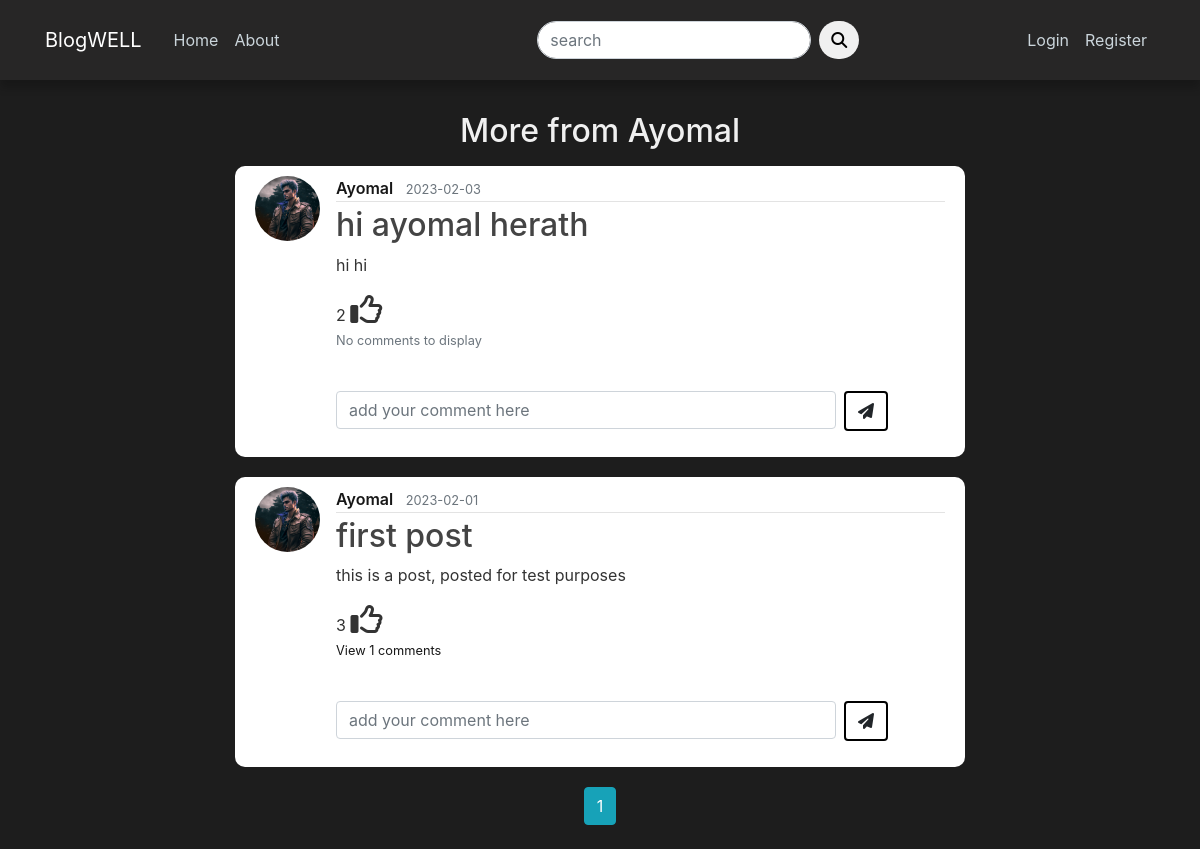
The page /user/Ayomal on the database as committed earlier.
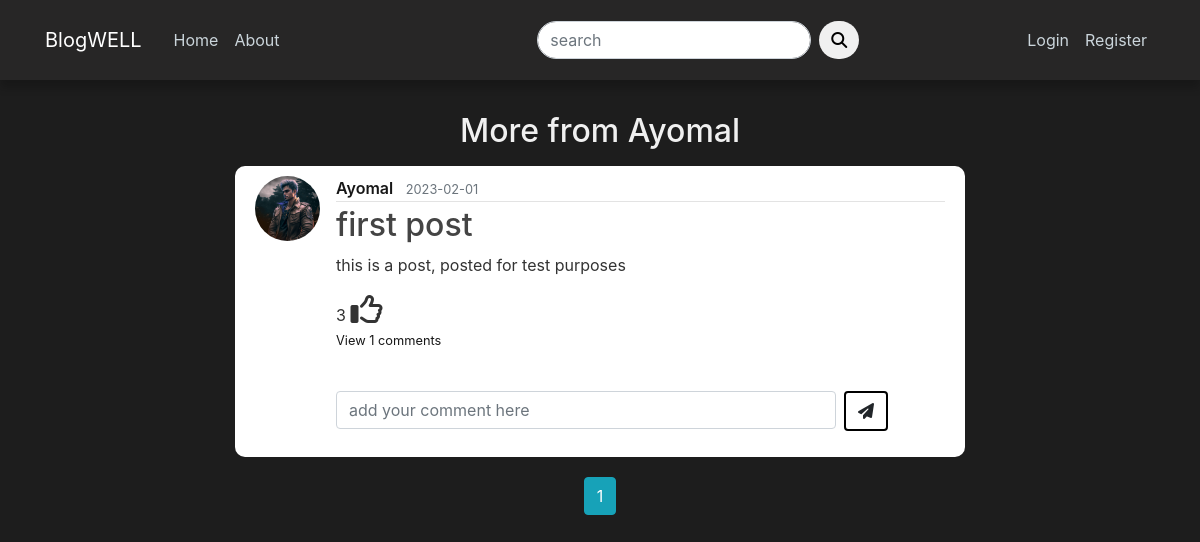
The same page on the database as committed later.
### blog/models.py (models this page shows, shortened)
class User(db.Model, UserMixin):
    id = db.Column(db.Integer, primary_key=True)
    username = db.Column(db.String(20), unique=True, nullable=False)
    email = db.Column(db.String(120), unique=True, nullable=False)
    image_file = db.Column(db.String(20), nullable=False, default='default.jpg')
    password = db.Column(db.String(60), nullable=False)
    posts = db.relationship('Post', backref='author', lazy=True, cascade="all, delete")
    comments = db.relationship('Comment', backref='author', lazy=True, cascade="all, delete")
    is_admin = db.Column(db.Boolean, default=False)
    likes = db.relationship('Like', backref='author', lazy=True, cascade="all, delete")
    reports = db.relationship('Reports', backref='author', lazy=True, cascade="all, delete")

class Post(db.Model):
    __table_args__ = (CheckConstraint('hate_percentage >= 0.0 and hate_percentage <= 1.0'),)
    id = db.Column(db.Integer, primary_key=True)
    title = db.Column(db.String(100), nullable=False)
    date_posted = db.Column(db.DateTime, nullable=False, default=datetime.utcnow)
    content = db.Column(db.Text, nullable=False)
    post_image = db.Column(db.String(200), nullable=True)
    user_id = db.Column(db.Integer, db.ForeignKey('user.id'), nullable=False)
    comments = db.relationship('Comment', backref='post', lazy=True, cascade="all, delete")
    likes = db.relationship('Like', backref='Post', lazy=True, cascade="all, delete")
    hate_percentage = db.Column(db.Float, nullable=False, server_default='0.0')
    reports = db.relationship('Reports', backref='Post', lazy=True, cascade="all, delete")

### blog/users/routes.py (the view)
@users.route("/user/<string:username>")
def user_posts(username):
    page = request.args.get('page', 1, type=int)
    user = User.query.filter_by(username=username).first_or_404()
    posts = Post.query.filter_by(author=user)\
        .order_by(Post.date_posted.desc())\
        .paginate(page=page, per_page=5)#pagination and post order
    return render_template('user_posts.html', posts=posts, user=user)

### blog/users/forms.py
class SearchForm(FlaskForm):
    searched = StringField('search', validators=[DataRequired()])
    submit = SubmitField('Submit')

### blog/users/routes.py (called while the page is built)
@app.context_processor
def home():
    form = SearchForm()
    return dict(form=form)

### blog/templates/user_posts.html (shortened to what this page needs)
{% extends "layout.html" %}
{% block content %}
    <h2 class="title mb-3" style="text-align: center;">More from {{user.username}}</h2>
    {% for post in posts.items %}
        <article class="media content-section">
            <img src="{{ url_for('static', filename='profile_pics/' + post.author.image_file)}}" class="rounded-circle article-img" alt="">
            <div class="media-body">
                <div class="article-metadata">
                    <a class="mr-2 uname" href="{{url_for('users.user_posts', username=post.author.username )}}">{{ post.author.username }}</a>
                    <small class="text-muted">{{ post.date_posted.strftime('%Y-%m-%d') }}</small>
                </div>
                <h2><a class="article-title" href="{{ url_for('posts.post', post_id=post.id)}}">{{ post.title }}</a></h2>
                {% if post.post_image %}
                    <div><p class="article-content">{{ post.content }}</p></div>
                    <div class="post-pic"><img src="{{url_for('static', filename = 'post_images/' + post.post_image)}}" alt="" height="auto" width="500px"></div>
                {% else %}
                    <div><p class="article-content">{{ post.content }}</p></div>
                {% endif %}
                <div>
                    <span id="likes-count-{{post.id}}">{{post.likes|length}}</span>
                    {% if current_user in post.likes|map(attribute="author")|list %}
                        <i class="fa-solid fa-thumbs-up fa-2x" id="likes-button-{{post.id}}" onclick="like({{post.id}})"></i></a>
                    {% else %}
                        <i class="fa-regular fa-thumbs-up fa-2x" id="likes-button-{{post.id}}" onclick="like({{post.id}})"></i></a>
                    {% endif %}
                </div>
                <p class="card-text">
                    {% if post.comments|length > 0 %}
                    <a data-toggle="collapse" href="#comments-{{post.id}}" role="button" aria-expanded="false">
                        <small>View {{post.comments|length }} comments</small>
                    </a>
                    {% else%}
                    <small class="text-muted">No comments to display</small>
                    {% endif %}
                </p>
                <br>
                <form action="/comment/{{post.id}}" class="input-group mb-3" method="POST">
                    <div class="mr-2">
                        <input type="text" name="text" id="text" class="form-control" placeholder="add your comment here" style="width: 500px;"/>
                    </div>
                    <div>
                        <button type="submit" class="btn btn-rounded" style="border: 2px solid black;"><i class="fa-solid fa-paper-plane"></i></button>
                    </div>
                </form>
            </div>
        </article>
    {% endfor %}
        <div class="pagi_btn text-center">
            {% for page_num in posts.iter_pages(left_edge=1, right_edge=1, left_current=1, right_current=2) %}
                {% if page_num %}
                    {% if posts.page == page_num %}
                        <a href="{{ url_for('users.user_posts', username=user.username, page=page_num )}}" class="btn btn-info mb-4">{{ page_num }}</a>
                    {% else %}
                        <a href="{{ url_for('users.user_posts', username=user.username, page=page_num )}}" class="btn btn-outline-info mb-4">{{ page_num }}</a>
                    {% endif %}
                {% endif %}
            {% endfor %}
        </div>
{% endblock content %}

### blog/templates/layout.html (shortened to what this page needs)
<!DOCTYPE html>
<html lang="en">
<head>
     <link rel="stylesheet" href="https://cdn.jsdelivr.net/npm/bootstrap@4.3.1/dist/css/bootstrap.min.css">
     <link rel="stylesheet" type="text/css" href="{{ url_for('static', filename='main.css') }}">
     <link rel="stylesheet" href="https://cdnjs.cloudflare.com/ajax/libs/font-awesome/6.2.0/css/all.min.css" />
</head>
<body>
    <header class="site-header">
        <nav class="navbar navbar-expand-md navbar-dark bg-steel fixed-top">
          <div class="container">
            <a class="navbar-brand mr-4" href="/home">BlogWELL</a>
            <div class="collapse navbar-collapse" id="navbarToggle">
              <div class="navbar-nav mr-auto">
                {% if current_user.is_admin == True %}
                  <a class="nav-item nav-link" href="{{url_for('main.home')}}">Home</a>
                  <a class="nav-item nav-link" href="{{url_for('main.about')}}">About</a>
                  <a class="nav-item nav-link" href="/admin">Admin</a>
                {% else %}
                  <a class="nav-item nav-link" href="{{url_for('main.home')}}">Home</a>
                  <a class="nav-item nav-link" href="{{url_for('main.about')}}">About</a>
                {% endif %}
              </div>
              <form action="{{ url_for('users.search') }}" method="POST">
                <div class="input-group">
                  <div class="form-outline">
                    <input type="search" name="searched" id="form1" class="form-control" placeholder="search" />
                  </div>
                  <button type="submit" class="btn btn-primary btn-search">
                    <i class="fas fa-search"></i>
                  </button>
                </div>
              </form>
              <div class="navbar-nav">
                {% if current_user.is_authenticated %}
                  <a class="nav-item nav-link" href="{{url_for('posts.new_post')}}">New Post</a>
                  <a class="nav-item nav-link" href="{{url_for('users.account')}}">Account</a>
                  <a class="nav-item nav-link" href="{{url_for('users.logout')}}">Logout</a>
                {% else %}
                  <a class="nav-item nav-link" href="{{url_for('users.login')}}">Login</a>
                  <a class="nav-item nav-link" href="{{url_for('users.register')}}">Register</a>
                {% endif %}
              </div>
            </div>
          </div>
        </nav>
      </header>
      <main role="main" class="container">
        <div class="row">
          <div class="col-md-8 mx-auto">
            {% block content %}{% endblock %}
          </div>
          </div>
      </main>
</body>
</html>

### blog/static/main.css (style rules this page uses)
body { background: #1d1d1d; color: #333333; margin-top: 7rem; }
h1, h2, h3, h4, h5, h6 { color: #444444; }
a { color: rgb(23, 23, 23); }
.uname { font-weight: 600; }
.title { color: #f0f0f0; }
.bg-steel { background-color: #272626; }
.navbar { height: 5rem; box-shadow: 0 8px 8px 0 rgba(0,0,0,.2); }
.site-header .navbar-nav .nav-link { color: #cbd5db; width: max-content; }
.site-header form { margin-left: 5rem; margin-right: 10rem; }
.site-header .input-group .form-outline .form-control { border-radius: 5rem; }
.site-header .input-group button { margin-left: 0.5rem; background-color: #f0f0f0; border: none; color: #000000; border-radius: 5rem; }
.content-section { background: #ffffff; padding: 10px 20px; border-radius: 10px; margin-bottom: 20px; }
.article-title { color: #444444; }
.article-content { white-space: pre-line; }
.article-img { height: 65px; width: 65px; margin-right: 16px; }
.article-metadata { padding-bottom: 1px; margin-bottom: 4px; border-bottom: 1px solid #e3e3e3 }
.fa-thumbs-up { cursor: pointer; }

Rows that differ between the two databases and show on the page:
removed Post: image_file (picture), author.username "Ayomal", date_posted "2023-02-03", title "hi ayomal herath", content "hi hi", likes|length "2", shows "No comments to display"
